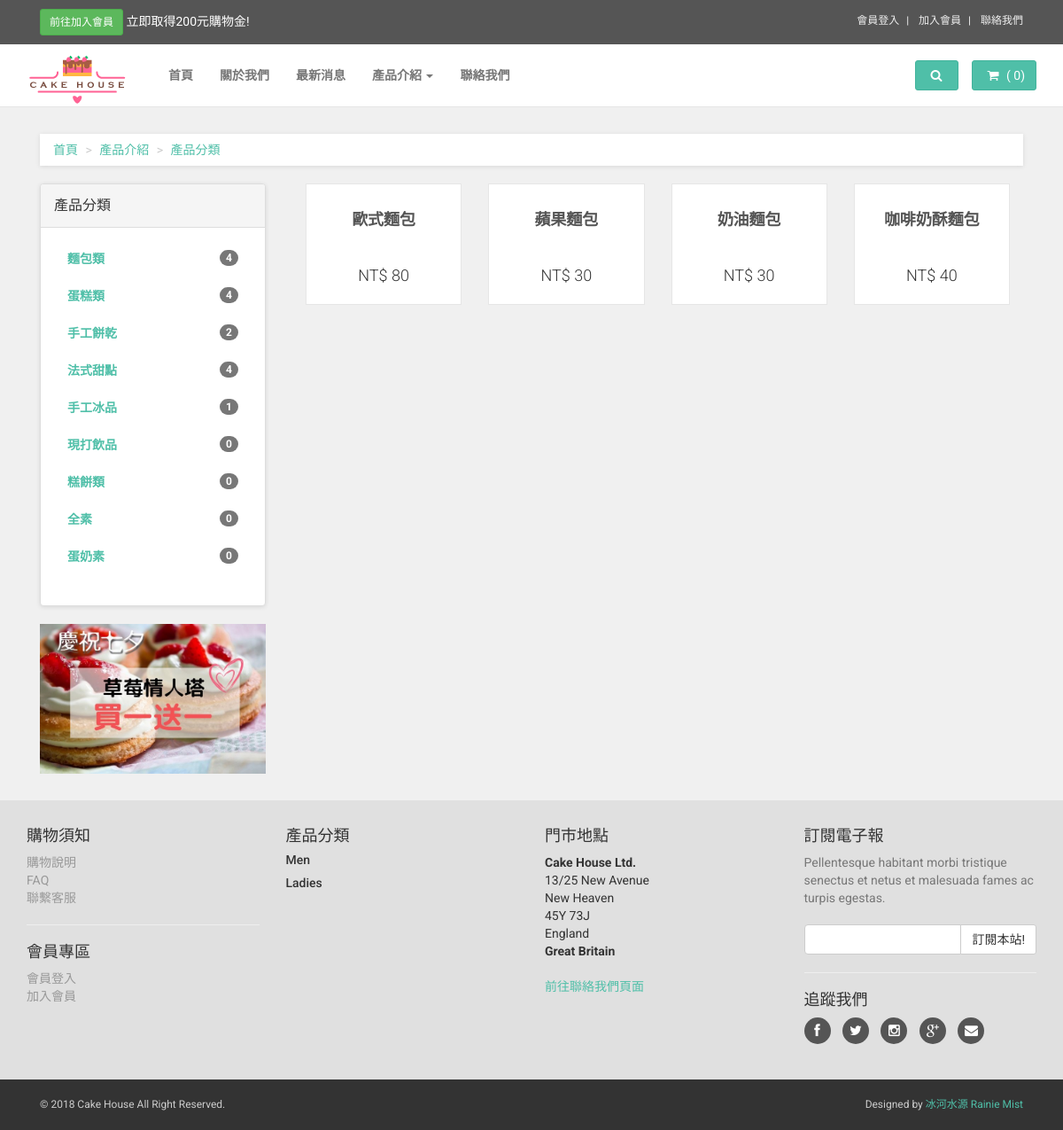
/frontend/products_list.php?cat=1, run on the app's committed database.
### tables this page shows
CREATE TABLE IF NOT EXISTS `product_categories` (
  `product_categories_id` int(11) NOT NULL AUTO_INCREMENT,
  `category` varchar(255) NOT NULL,
  `created_at` varchar(255) DEFAULT NULL,
  `updated_at` varchar(255) DEFAULT NULL,
  `order` int(11) NOT NULL,
  `series_id` int(11) NOT NULL,
  PRIMARY KEY (`product_categories_id`)
);

CREATE TABLE IF NOT EXISTS `products` (
  `products_id` int(11) NOT NULL AUTO_INCREMENT,
  `product_categories_id` int(11) NOT NULL,
  `picture` varchar(255) DEFAULT NULL,
  `name` varchar(255) NOT NULL,
  `description` text NOT NULL,
  `price` varchar(255) NOT NULL,
  `created_at` varchar(255) DEFAULT NULL,
  `updated_at` varchar(255) DEFAULT NULL,
  PRIMARY KEY (`products_id`)
);

### frontend/products_list.php (the view, shortened to what this page needs)
<?php session_start();
require('../connection/connection.php');
$query = $db->query("SELECT * FROM products WHERE product_categories_id=".$_GET['cat']);
$products_list = $query->fetchAll(PDO::FETCH_ASSOC); ?>
<!DOCTYPE html>
<html lang="en">
<head>
    <?php require_once('template/head_files.php'); ?>
</head>
<body>
<?php require_once('template/navbar.php'); ?>
    <div id="all">
        <div id="content">
            <div class="container">
                <div class="col-md-12">
                    <ul class="breadcrumb">
                        <li><a href="../index.php">首頁</a>
                        </li>
                        <li><a href="#">產品介紹</a>
                        </li>
                        <li><a href="#">產品分類</a>
                        </li>
                    </ul>
                </div>
                <div class="col-md-3">
                    <div class="panel panel-default sidebar-menu">
                        <div class="panel-heading">
                            <h3 class="panel-title">產品分類</h3>
                        </div>
                        <div class="panel-body">
                            <ul class="nav nav-pills nav-stacked category-menu">
                            <?php foreach($categories as $side_categories){
                                    $query = $db->query("SELECT * FROM products WHERE product_categories_id=".$side_categories['product_categories_id']);
                                    $total_products = count ($query->FetchAll(PDO::FETCH_ASSOC));
                                    ?>
                                <li>
                                    <a href="products_list.php?cat=<?php echo $side_categories['product_categories_id'];?>">
                                    <?php echo $side_categories['category']; ?><span class="badge pull-right"><?php echo $total_products; ?></span></a>
                                </li>
                                <?php } ?>
                            </ul>
                        </div>
                    </div>
                    <div class="banner">
                        <a href="#">
                        <img src="../images/ad-banner.jpg" alt="" class="img-responsive">
                        </a>
                    </div>
                </div>
                <div id="hot">
                <div class="col-md-9">
                <div class="row same-height-row">
                        <div class="col-sm-12">
     <?php foreach ($products_list as $products){ ?>
            <div class="col-sm-3">
                            <div class="product same-height">
                                <div class="text">
                                    <h3><a href="products.php?id=<?php echo $products['products_id']; ?>"><?php echo $products['name']; ?></a></h3>
                                    <p class="price">NT$ <?php echo $products['price']; ?></p>
                                </div>
                            </div>
                        </div>
    <?php } ?>
                </div>
        </div>
         </div>
</div>
</div>
                        </div>
                    </div>
       <?php require_once('template/footer.php'); ?>
</body>
</html>

### css/cake/style.default.css (style rules this page uses)
a, button { -webkit-transition: all 0.2s ease-out; -moz-transition: all 0.2s ease-out; transition: all 0.2s ease-out; }
.breadcrumb { -webkit-box-shadow: 0 1px 5px rgba(0, 0, 0, 0.1); box-shadow: 0 1px 5px rgba(0, 0, 0, 0.1); }
#content .panel.sidebar-menu { -webkit-box-sizing: border-box; -moz-box-sizing: border-box; box-sizing: border-box; -webkit-box-shadow: 0 1px 5px rgba(0, 0, 0, 0.1); box-shadow: 0 1px 5px rgba(0, 0, 0, 0.1); }
#content .panel.sidebar-menu h3 { padding: 5px 0; margin: 0; }
#content .panel.sidebar-menu ul.nav.category-menu { margin-bottom: 20px; }
#content .panel.sidebar-menu ul.nav.category-menu li a { text-transform: uppercase; font-weight: bold; }
#content .product { background: #fff; border: solid 1px #e6e6e6; -webkit-box-sizing: border-box; -moz-box-sizing: border-box; box-sizing: border-box; margin-bottom: 30px; }
#content .product .text { padding: 10px 10px 0; }
#content .product .text h3 { font-size: 18px; font-weight: 700; height: 39.6px; text-align: center; overflow: hidden; }
#content .product .text h3 a { color: #555555; }
#content .product .text p.price { font-size: 18px; text-align: center; font-weight: 300; }
#content .banner { margin-bottom: 30px; }
.nav { margin-bottom: 0; padding-left: 0; list-style: none; }
.nav > li > a { padding: 10px 15px; }
.nav-pills > li > a { border-radius: 0; }
body { font-family: "Roboto", Helvetica, Arial, sans-serif; font-size: 14px; line-height: 1.42857143; color: #333333; background-color: #f0f0f0; }
a { color: #4fbfa8; text-decoration: none; }
.breadcrumb { padding: 8px 15px; margin-bottom: 20px; background-color: #ffffff; border-radius: 0; }
.breadcrumb > li + li:before { content: ">\00a0"; color: #cccccc; }
h1, h2, h3, h4, h5, h6, .h1, .h2, .h3, .h4, .h5, .h6 { font-family: inherit; font-weight: 500; line-height: 1.1; color: inherit; }
h1, .h1, h2, .h2, h3, .h3 { margin-top: 20px; margin-bottom: 20px; }
p, ul, ol { margin: 0 0 20px; }

### data on the page
product_categories: category "麵包類", total_products "4"
product_categories: category "蛋糕類", total_products "4"
product_categories: category "手工餅乾", total_products "2"
product_categories: category "法式甜點", total_products "4"
product_categories: category "手工冰品", total_products "1"
product_categories: category "現打飲品", total_products "0"
product_categories: category "糕餅類", total_products "0"
product_categories: category "全素", total_products "0"
product_categories: category "蛋奶素", total_products "0"
products: name "歐式麵包", price "80"
products: name "蘋果麵包", price "30"
products: name "奶油麵包", price "30"
products: name "咖啡奶酥麵包", price "40"
